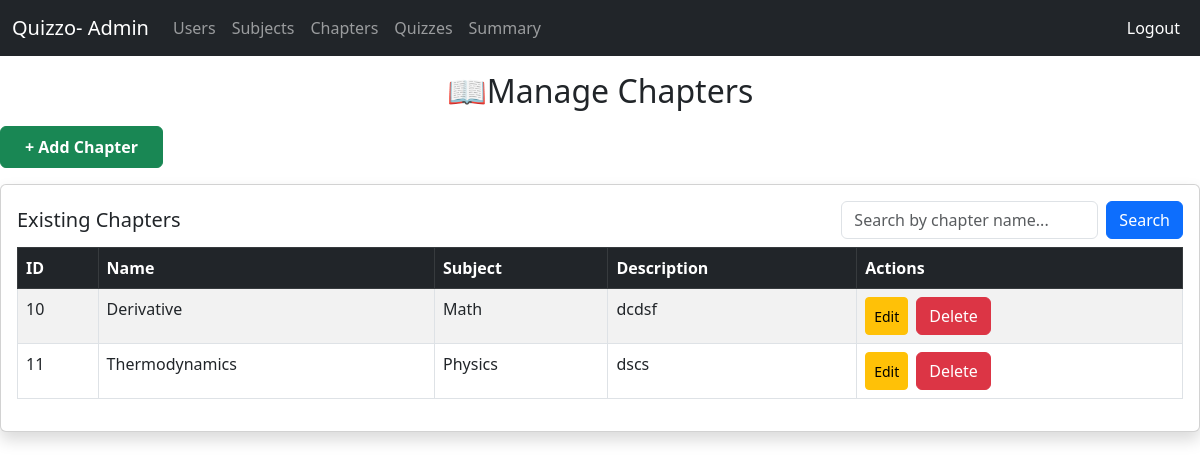
The page /admin/chapters (signed in) on the database its author committed.
### app.py (models this page shows)
class Chapter(db.Model):
    __tablename__ = 'chapters'
    id = db.Column(db.Integer, primary_key=True)
    name = db.Column(db.String(120), nullable=False)
    description = db.Column(db.Text)
    subject_id = db.Column(db.Integer, db.ForeignKey('subjects.id'), nullable=False)
    subject = db.relationship('Subject', back_populates='chapters')
    quizzes = db.relationship('Quiz', back_populates='chapter')
    total_attempts = db.Column(db.Integer, default=0)#helpful to display most attempting chapter

class Subject(db.Model):
    __tablename__ = 'subjects'
    id = db.Column(db.Integer, primary_key=True)
    name = db.Column(db.String(120), nullable=False)
    description = db.Column(db.Text)
    chapters = db.relationship('Chapter', back_populates='subject')

### app.py (the view, shortened to what this page needs)
@app.route('/admin/chapters', methods=['GET', 'POST'])
def manage_chapters():
    if 'user_id' not in session or not is_admin(session['user_id']):
        return redirect(url_for('login'))
    search_query = request.args.get('search', '').strip()
    subjects = Subject.query.all()
    if search_query:
        chapters = Chapter.query.filter(
            (Chapter.name.ilike(f"% {search_query} %")) |  # Exact word match
            (Chapter.name.ilike(f"{search_query} %"))  |  # Starts with search term
            (Chapter.name.ilike(f"% {search_query}"))  |  # Ends with search term
            (Chapter.name.ilike(f"%{search_query}%"))     # General substring match
        ).all()
    else:
        chapters = Chapter.query.all()
    return render_template('ad_chapter.html', chapters=chapters, subjects=subjects, search_query=search_query)

### app.py (called while the page is built)
def is_admin(user_id):
    user = User.query.get(user_id)
    return user and user.role == 'admin'

### templates/ad_chapter.html (shortened to what this page needs)
{% extends "base.html" %}
{% block navbar %}
{% include "ad_nav.html" %}
{% endblock %}
{% block content %}
<h2 class="text-center my-3">📖Manage Chapters</h2>
<button class="btn btn-success mb-3 px-4 py-2 fw-bold d-flex align-items-center gap-2"
        data-bs-toggle="modal" data-bs-target="#addChapterModal">
    + Add Chapter
</button>
<div class="card shadow">
    <div class="card-body">
        <h5 class="card-title d-flex justify-content-between align-items-center">
            Existing Chapters
            <form method="GET" action="{{ url_for('manage_chapters') }}" class="d-flex">
                <input type="text" class="form-control me-2" name="search" placeholder="Search by chapter name..." value="{{ search_query }}">
                <button class="btn btn-primary" type="submit">Search</button>
            </form>
        </h5>
        <table class="table table-striped table-bordered table-hover">
            <thead class="table-dark">
                <tr>
                    <th>ID</th>
                    <th>Name</th>
                    <th>Subject</th>
                    <th>Description</th>
                    <th>Actions</th>
                </tr>
            </thead>
            <tbody>
                {% for chapter in chapters %}
                <tr>
                    <td>{{ chapter.id }}</td>
                    <td>{{ chapter.name }}</td>
                    <td>{{ chapter.subject.name }}</td>
                    <td>{{ chapter.description}}</td>
                    <td>
                        <div class="d-flex gap-2">
                        <button class="btn btn-warning btn-sm" data-bs-toggle="modal" data-bs-target="#editModal{{ chapter.id }}">
                            Edit
                        </button>
                        <form action="{{ url_for('delete_chapter', chapter_id=chapter.id) }}" method="POST" style="display:inline;">
                            <button type="submit" class="btn btn-danger">Delete</button>
                        </form>
                    </div>
                    </td>
                </tr>
                {% else %}
                <tr>
                    <td colspan="5" class="text-center">No chapters found.</td>
                </tr>
                {% endfor %}
            </tbody>
        </table>
    </div>
</div>
{% endblock %}

### rows shown on the page
Chapter: id "10", name "Derivative", subject.name "Math", description "dcdsf"
Chapter: id "11", name "Thermodynamics", subject.name "Physics", description "dscs"
